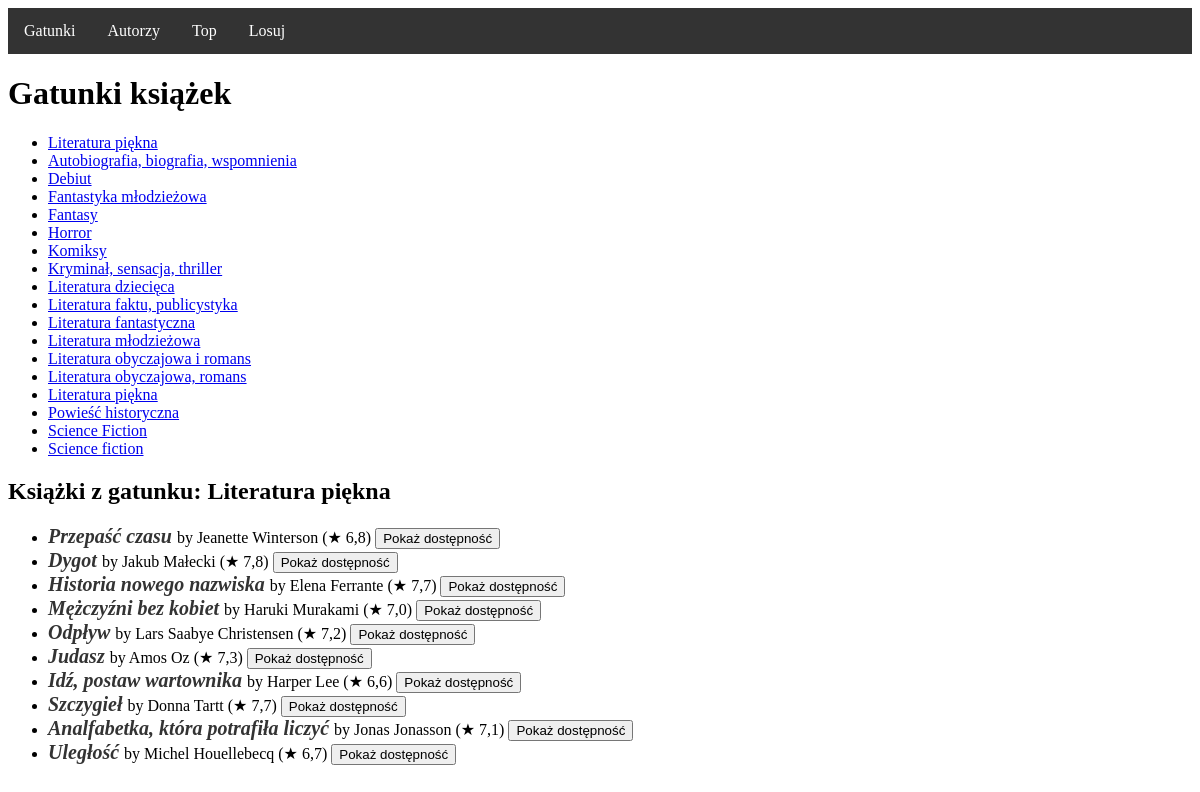
The app's page /genres/	Literatura piękna/, older data.
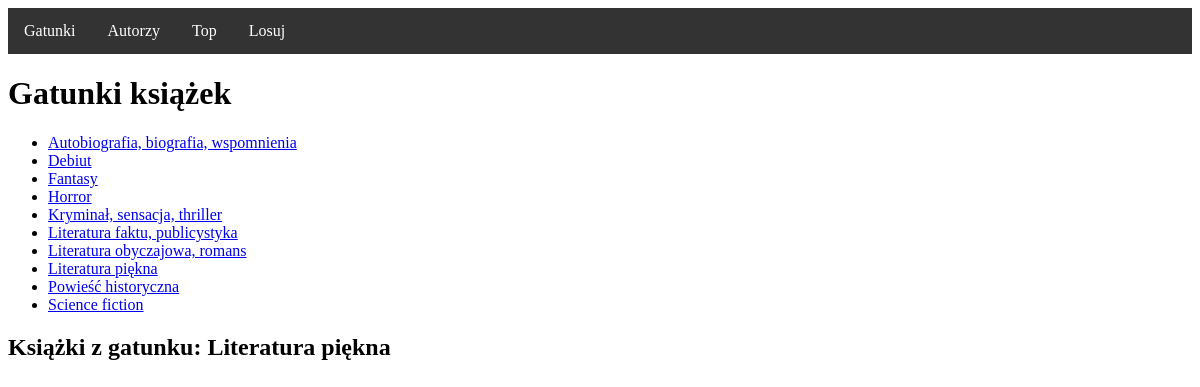
The same page, newer data.
### book_manager/models.py (models this page shows, shortened)
class Book(models.Model):
    year = models.CharField(max_length=4)
    genre = models.TextField()
    book_url = models.URLField()
    title = models.TextField()
    author = models.TextField()
    tags = models.TextField()
    description = models.TextField()
    rating = models.CharField(max_length=4)
    ratings_nb = models.CharField(max_length=10)
    availability = models.BooleanField(default=True)
    similar_books = models.CharField(max_length=255, default='')
    library_book_id = models.TextField()

### book_manager/views.py (the view)
# urls.py: path('', genre_books, name='genre_books'),
def genre_books(request, genre=None):
    if 'check_availability' in request.GET and 'book_id' in request.GET:
        availability = get_book_availability(request)
        return JsonResponse({'availability': availability})
    genres = Book.objects.values_list('genre', flat=True).distinct().order_by('genre')
    available_books = []
    if genre:
        available_books = list(Book.objects.filter(genre=genre, availability=1))
    return render(request, 'book_manager/genre_books.html', {
        'genres': genres,
        'books': available_books,
        'selected_genre': genre
    })

### book_manager/templates/book_manager/genre_books.html (shortened to what this page needs)
<!DOCTYPE html>
<html>
<head>
</head>
<body>
    <div class="menu-bar">
        <a href="/genres/">Gatunki</a>
        <a href="/genres/authors/">Autorzy</a>
        <a href="/genres/top/">Top</a>
        <a href="/genres/random/">Losuj</a>
    </div>
    <h1>Gatunki książek</h1>
    <ul>
        {% for genre in genres %}
            <li><a href="{% url 'genre_books' genre %}">{{ genre }}</a></li>
        {% endfor %}
    </ul>
    {% if selected_genre %}
        <h2>Książki z gatunku: {{ selected_genre }}</h2>
        <ul>
            {% for book in books %}
                <li>
                    <a href="javascript:void(0);" onclick="showDescription('description-{{ forloop.counter }}')" class="book-title">
                        <em>{{ book.title }}</em>
                    </a> by {{ book.author }} (&#9733; {{book.rating }})
                    <button onclick="checkBookAvailability({{ book.id }}, {{ forloop.counter }})">Pokaż dostępność</button>
                </li>
            {% endfor %}
        </ul>
    {% endif %}
</body>
</html>

Row changes from the older to the newer data that the page shows:
no longer on this page (row edited): Book: title "Przepaść czasu", author "Jeanette Winterson", rating "6,8"
no longer on this page (row edited): Book: title "Dygot", author "Jakub Małecki", rating "7,8"
no longer on this page (row edited): Book: title "Historia nowego nazwiska", author "Elena Ferrante", rating "7,7"
no longer on this page (row edited): Book: title "Mężczyźni bez kobiet", author "Haruki Murakami", rating "7,0"
no longer on this page (row edited): Book: title "Odpływ", author "Lars Saabye Christensen", rating "7,2"
no longer on this page (row edited): Book: title "Judasz", author "Amos Oz", rating "7,3"
no longer on this page (row edited): Book: title "Idź, postaw wartownika", author "Harper Lee", rating "6,6"
no longer on this page (row edited): Book: title "Szczygieł", author "Donna Tartt", rating "7,7"
no longer on this page (row edited): Book: title "Analfabetka, która potrafiła liczyć", author "Jonas Jonasson", rating "7,1"
no longer on this page (row edited): Book: title "Uległość", author "Michel Houellebecq", rating "6,7"
Text that changed along with them:
{{ genre }}: "Science Fiction" → "Science fiction"
list line gone: "Fantastyka młodzieżowa"
list line gone: "Komiksy"
list line gone: "Literatura dziecięca"
list line gone: "Literatura fantastyczna"
list line gone: "Literatura młodzieżowa"
list line gone: "Literatura obyczajowa i romans"
list line gone: "Literatura piękna"
list line gone: "Science fiction"
